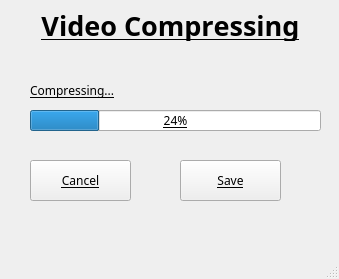
<?xml version="1.0" encoding="UTF-8"?>
<ui version="4.0">
 <class>MainWindow</class>
 <widget class="QMainWindow" name="MainWindow">
  <property name="geometry">
   <rect>
    <x>0</x>
    <y>0</y>
    <width>339</width>
    <height>279</height>
   </rect>
  </property>
  <property name="font">
   <font>
    <underline>true</underline>
    <kerning>false</kerning>
   </font>
  </property>
  <property name="windowTitle">
   <string>MainWindow</string>
  </property>
  <widget class="QWidget" name="centralwidget">
   <widget class="QLabel" name="NameLabel">
    <property name="geometry">
     <rect>
      <x>0</x>
      <y>10</y>
      <width>341</width>
      <height>31</height>
     </rect>
    </property>
    <property name="font">
     <font>
      <family>Ice kingdom</family>
      <pointsize>20</pointsize>
      <weight>75</weight>
      <bold>true</bold>
      <underline>true</underline>
      <kerning>false</kerning>
     </font>
    </property>
    <property name="text">
     <string>Video Compressing</string>
    </property>
    <property name="alignment">
     <set>Qt::AlignCenter</set>
    </property>
   </widget>
   <widget class="QProgressBar" name="progressBar">
    <property name="geometry">
     <rect>
      <x>30</x>
      <y>110</y>
      <width>291</width>
      <height>21</height>
     </rect>
    </property>
    <property name="font">
     <font>
      <family>MS Reference Sans Serif</family>
     </font>
    </property>
    <property name="value">
     <number>24</number>
    </property>
   </widget>
   <widget class="QLabel" name="CompressingLabel">
    <property name="geometry">
     <rect>
      <x>30</x>
      <y>80</y>
      <width>101</width>
      <height>21</height>
     </rect>
    </property>
    <property name="font">
     <font>
      <family>MS Reference Sans Serif</family>
     </font>
    </property>
    <property name="text">
     <string>Compressing...</string>
    </property>
   </widget>
   <widget class="QPushButton" name="pushButton">
    <property name="geometry">
     <rect>
      <x>180</x>
      <y>160</y>
      <width>101</width>
      <height>41</height>
     </rect>
    </property>
    <property name="font">
     <font>
      <family>MS Reference Sans Serif</family>
     </font>
    </property>
    <property name="text">
     <string>Save</string>
    </property>
   </widget>
   <widget class="QPushButton" name="pushButton_2">
    <property name="geometry">
     <rect>
      <x>30</x>
      <y>160</y>
      <width>101</width>
      <height>41</height>
     </rect>
    </property>
    <property name="font">
     <font>
      <family>MS Reference Sans Serif</family>
     </font>
    </property>
    <property name="text">
     <string>Cancel</string>
    </property>
   </widget>
  </widget>
  <widget class="QMenuBar" name="menubar">
   <property name="geometry">
    <rect>
     <x>0</x>
     <y>0</y>
     <width>339</width>
     <height>21</height>
    </rect>
   </property>
  </widget>
  <widget class="QStatusBar" name="statusbar"/>
 </widget>
 <resources/>
 <connections/>
</ui>
